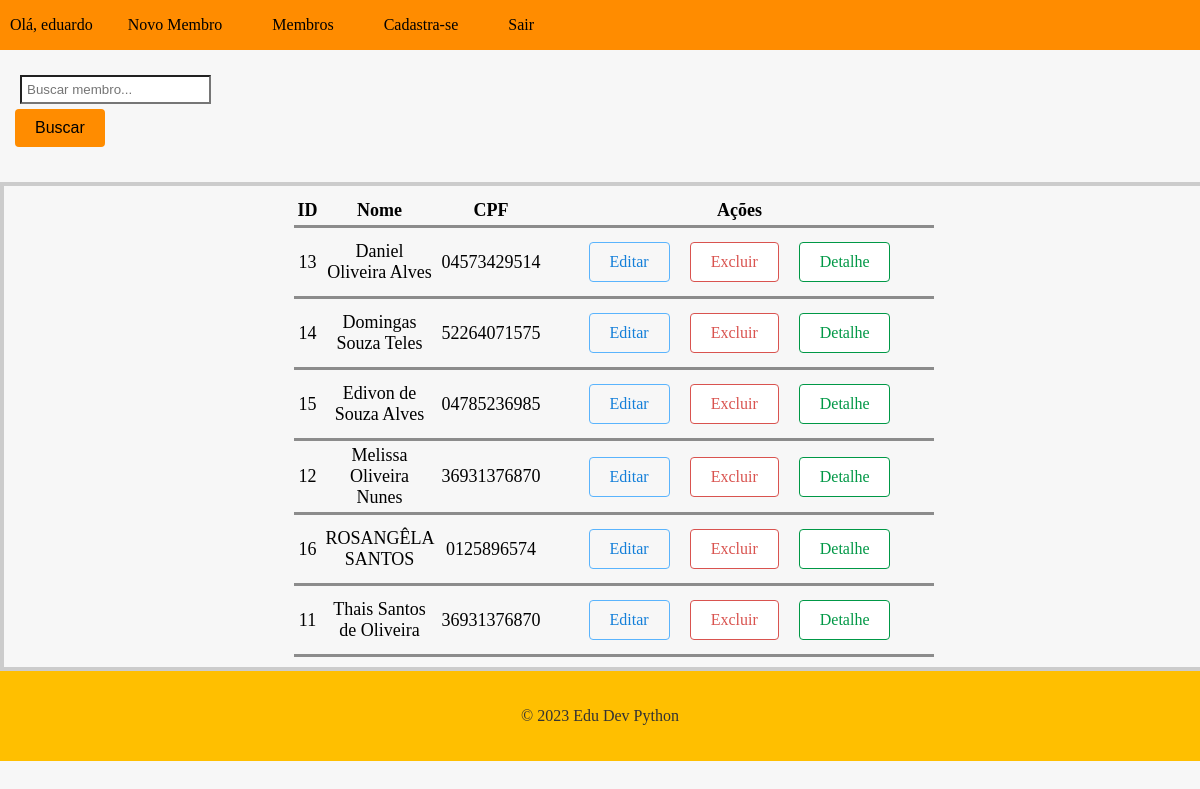
Page /members/ (signed in) on the earlier database version.
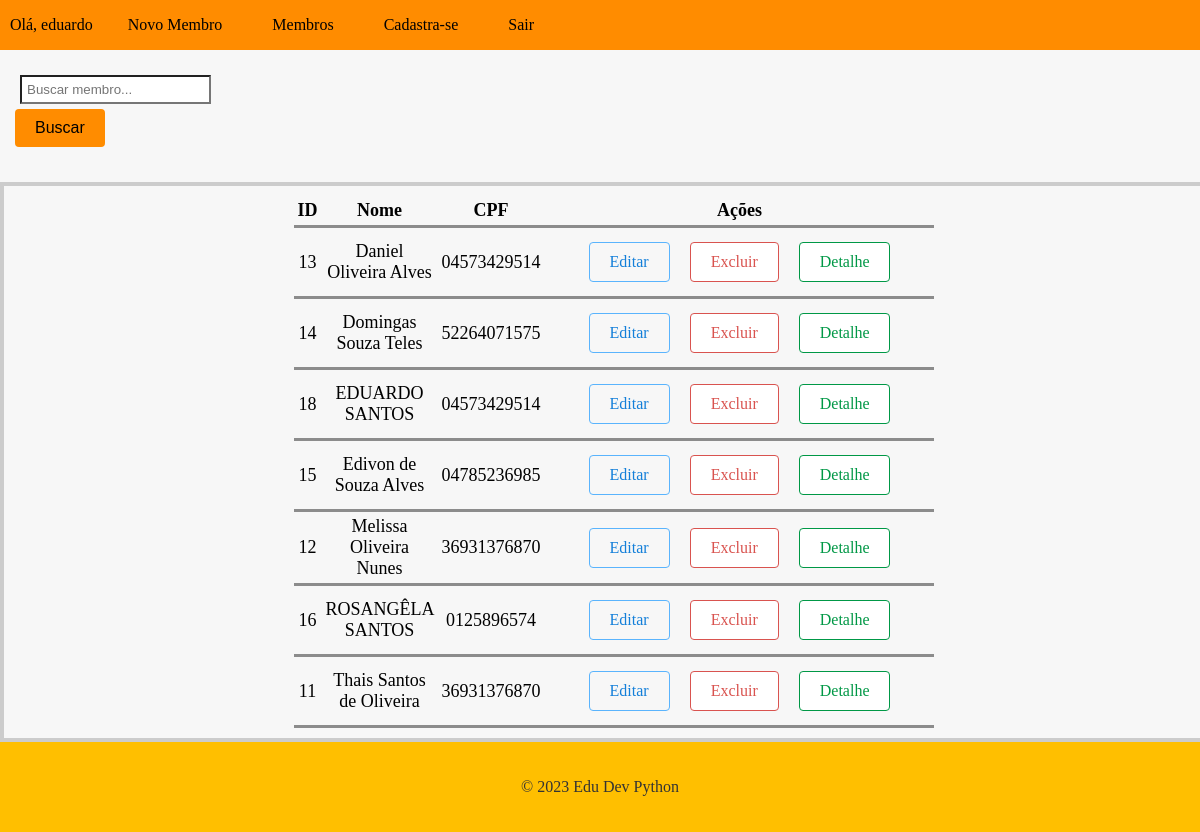
Same page on the later database version.
### cadmember/models.py (models this page shows, shortened)
class Member(models.Model):
    id = models.AutoField(primary_key=True)
    name = models.CharField(max_length=200, blank=False, null=False, verbose_name='nome')
    cpf = models.CharField(max_length=11, blank=False, null=True, verbose_name="cpf")
    date_birth = models.DateField(null=False, blank=False, verbose_name='data_nascimento',default=" ")
    city_birth = models.ForeignKey(City, on_delete=models.PROTECT, related_name= 'cidade_nascimento', null=True)
    state_birth = models.ForeignKey(State, on_delete=models.PROTECT, related_name= "estado_nascimento", null= True)
    date_baptism = models.DateField(null=False, blank=False, verbose_name='data_batismo')
    address = models.CharField(max_length=200, blank=False, null=False, verbose_name='endereço')
    cep = models.CharField(max_length=8, blank=False, null=False, verbose_name='cep')

### cadmember/views.py (the view)
# urls.py: path('members/', MembersListView.as_view(), name='members_list'),
@method_decorator(login_required(login_url='login'), name='dispatch')
class MembersListView(ListView):
    model = Member
    template_name ='members.html'
    context_object_name ='members'
    def get_queryset(self):
        members = super().get_queryset().order_by('name')
        search = self.request.GET.get('search')
        if search:
             members = members.filter(name__icontains=search)
        return members

### cadmember/templates/members.html (shortened to what this page needs)
{% extends "base.html" %}
{% load static %}
{% block content %}
  <head>
    <link  rel="stylesheet" href="{% static 'css/tabela.css' %}">
  </head>
    <form method="GET" action="{% url  'members_list' %}">
        <input type="text" name="search" placeholder="Buscar membro...">
        <button type="submit">Buscar</button>
    </form>
    <div class="conteiner">
        <table class="tabela" >
            <thead class="thead">
                <tr>
                    <th scope="col">ID</th>
                    <th scope="col">Nome</th>
                    <th scope="col">CPF</th>
                    <th scope="col">Ações</th>
                </tr>
            </thead>
            <Tbody>
                {% for member in members %}
                <tr>
                    <td>{{ member.id }}</td>
                    <td>{{ member.name }}</td>
                    <td>{{ member.cpf }}</td>
                    <td>
                    <div class="btn">
                        <a href="{% url 'member_update' pk=member.pk %}" class="btn btn-update">Editar</a>
                        <a href="{% url 'member_delete' pk=member.pk%}"  class=" btn btn-danger">Excluir</a>
                        <a href="{% url 'member_detail' pk=member.pk %}" class=" btn btn-detail">Detalhe</a>
                    </div>
                    </td>
                </tr>
                {% endfor %}
            </Tbody>
        </table>
    </div>
{% endblock  %}

Differences in the rows shown:
added Member: id "18", name "EDUARDO SANTOS", cpf "04573429514"
